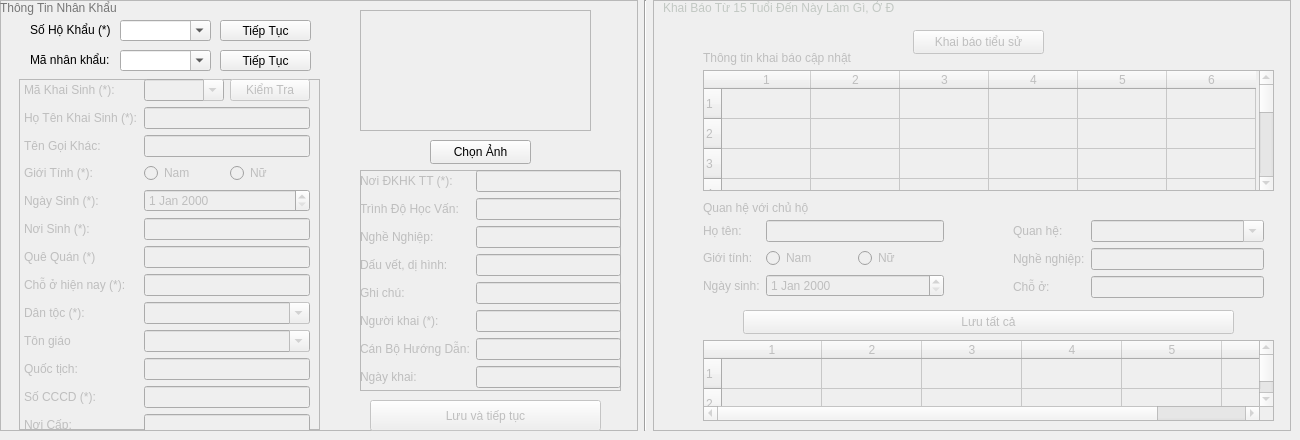
         <widget class="QWidget" name="tab_8">
          <attribute name="title">
           <string>Khai Báo Nhân Khẩu</string>
          </attribute>
          <widget class="QWidget" name="verticalLayoutWidget_3">
           <property name="geometry">
            <rect>
             <x>0</x>
             <y>0</y>
             <width>1291</width>
             <height>431</height>
            </rect>
           </property>
           <layout class="QVBoxLayout" name="verticalLayout_2" stretch="9">
            <item>
             <layout class="QHBoxLayout" name="horizontalLayout_6">
              <item>
               <layout class="QVBoxLayout" name="verticalLayout_6">
                <item>
                 <widget class="QFrame" name="frame_3">
                  <property name="enabled">
                   <bool>true</bool>
                  </property>
                  <property name="frameShape">
                   <enum>QFrame::StyledPanel</enum>
                  </property>
                  <property name="frameShadow">
                   <enum>QFrame::Raised</enum>
                  </property>
                  <widget class="QLabel" name="label_24">
                   <property name="geometry">
                    <rect>
                     <x>0</x>
                     <y>0</y>
                     <width>121</width>
                     <height>16</height>
                    </rect>
                   </property>
                   <property name="text">
                    <string>&lt;html&gt;&lt;head/&gt;&lt;body&gt;&lt;p&gt;&lt;span style=&quot; color:#767676;&quot;&gt;Thông Tin Nhân Khẩu&lt;/span&gt;&lt;/p&gt;&lt;/body&gt;&lt;/html&gt;</string>
                   </property>
                  </widget>
                  <widget class="QComboBox" name="comboBox">
                   <property name="geometry">
                    <rect>
                     <x>120</x>
                     <y>20</y>
                     <width>91</width>
                     <height>21</height>
                    </rect>
                   </property>
                   <property name="editable">
                    <bool>true</bool>
                   </property>
                   <property name="currentText">
                    <string/>
                   </property>
                  </widget>
                  <widget class="QLabel" name="label_25">
                   <property name="geometry">
                    <rect>
                     <x>30</x>
                     <y>20</y>
                     <width>81</width>
                     <height>20</height>
                    </rect>
                   </property>
                   <property name="text">
                    <string>Số Hộ Khẩu (*):</string>
                   </property>
                  </widget>
                  <widget class="QPushButton" name="pushButton_15">
                   <property name="geometry">
                    <rect>
                     <x>220</x>
                     <y>20</y>
                     <width>91</width>
                     <height>21</height>
                    </rect>
                   </property>
                   <property name="text">
                    <string>Tiếp Tục</string>
                   </property>
                  </widget>
                  <widget class="QFrame" name="frame_4">
                   <property name="geometry">
                    <rect>
                     <x>360</x>
                     <y>10</y>
                     <width>231</width>
                     <height>121</height>
                    </rect>
                   </property>
                   <property name="frameShape">
                    <enum>QFrame::StyledPanel</enum>
                   </property>
                   <property name="frameShadow">
                    <enum>QFrame::Raised</enum>
                   </property>
                   <widget class="QLabel" name="label_26">
                    <property name="geometry">
                     <rect>
                      <x>0</x>
                      <y>0</y>
                      <width>231</width>
                      <height>121</height>
                     </rect>
                    </property>
                    <property name="styleSheet">
                     <string notr="true">QLabel {
	border-image: url(C:/Users/Admin/Documents/cnpm/people.png);
	color: white;
}</string>
                    </property>
                    <property name="text">
                     <string/>
                    </property>
                   </widget>
                  </widget>
                  <widget class="QPushButton" name="pushButton_20">
                   <property name="geometry">
                    <rect>
                     <x>430</x>
                     <y>140</y>
                     <width>101</width>
                     <height>24</height>
                    </rect>
                   </property>
                   <property name="text">
                    <string>Chọn Ảnh</string>
                   </property>
                  </widget>
                  <widget class="QFrame" name="frame_11">
                   <property name="enabled">
                    <bool>false</bool>
                   </property>
                   <property name="geometry">
                    <rect>
                     <x>19</x>
                     <y>79</y>
                     <width>301</width>
                     <height>351</height>
                    </rect>
                   </property>
                   <property name="frameShape">
                    <enum>QFrame::StyledPanel</enum>
                   </property>
                   <property name="frameShadow">
                    <enum>QFrame::Raised</enum>
                   </property>
                   <widget class="QWidget" name="formLayoutWidget">
                    <property name="geometry">
                     <rect>
                      <x>0</x>
                      <y>0</y>
                      <width>301</width>
                      <height>364</height>
                     </rect>
                    </property>
                    <layout class="QFormLayout" name="formLayout_3">
                     <property name="leftMargin">
                      <number>5</number>
                     </property>
                     <property name="rightMargin">
                      <number>10</number>
                     </property>
                     <item row="0" column="0">
                      <widget class="QLabel" name="mKhaiSinhLabel">
                       <property name="text">
                        <string>Mã Khai Sinh (*):</string>
                       </property>
                      </widget>
                     </item>
                     <item row="1" column="0">
                      <widget class="QLabel" name="hTNKhaiSinhLabel">
                       <property name="text">
                        <string>Họ Tên Khai Sinh (*):</string>
                       </property>
                      </widget>
                     </item>
                     <item row="1" column="1">
                      <widget class="QLineEdit" name="hTNKhaiSinhLineEdit"/>
                     </item>
                     <item row="2" column="0">
                      <widget class="QLabel" name="tNGIKhCLabel">
                       <property name="text">
                        <string>Tên Gọi Khác:</string>
                       </property>
                      </widget>
                     </item>
                     <item row="2" column="1">
                      <widget class="QLineEdit" name="tNGIKhCLineEdit"/>
                     </item>
                     <item row="3" column="0">
                      <widget class="QLabel" name="giITNhLabel">
                       <property name="text">
                        <string>Giới Tính (*):</string>
                       </property>
                      </widget>
                     </item>
                     <item row="4" column="0">
                      <widget class="QLabel" name="ngYSinhLabel_2">
                       <property name="text">
                        <string>Ngày Sinh (*):</string>
                       </property>
                      </widget>
                     </item>
                     <item row="5" column="0">
                      <widget class="QLabel" name="nISinhLabel">
                       <property name="text">
                        <string>Nơi Sinh (*):</string>
                       </property>
                      </widget>
                     </item>
                     <item row="5" column="1">
                      <widget class="QLineEdit" name="nISinhLineEdit"/>
                     </item>
                     <item row="6" column="0">
                      <widget class="QLabel" name="quQuNLabel">
                       <property name="text">
                        <string>Quê Quán (*)</string>
                       </property>
                      </widget>
                     </item>
                     <item row="6" column="1">
                      <widget class="QLineEdit" name="quQuNLineEdit"/>
                     </item>
                     <item row="7" column="0">
                      <widget class="QLabel" name="chHiNNayLabel">
                       <property name="text">
                        <string>Chỗ ở hiện nay (*):</string>
                       </property>
                      </widget>
                     </item>
                     <item row="7" column="1">
                      <widget class="QLineEdit" name="chHiNNayLineEdit"/>
                     </item>
                     <item row="8" column="0">
                      <widget class="QLabel" name="dNTCLabel">
                       <property name="text">
                        <string>Dân tộc (*):</string>
                       </property>
                      </widget>
                     </item>
                     <item row="9" column="0">
                      <widget class="QLabel" name="tNGiOLabel">
                       <property name="text">
                        <string>Tôn giáo</string>
                       </property>
                      </widget>
                     </item>
                     <item row="11" column="0">
                      <widget class="QLabel" name="sCCCDLabel">
                       <property name="text">
                        <string>Số CCCD (*):</string>
                       </property>
                      </widget>
                     </item>
                     <item row="11" column="1">
                      <widget class="QLineEdit" name="sCCCDLineEdit"/>
                     </item>
                     <item row="12" column="0">
                      <widget class="QLabel" name="nICPLabel">
                       <property name="text">
                        <string>Nơi Cấp:</string>
                       </property>
                      </widget>
                     </item>
                     <item row="12" column="1">
                      <widget class="QLineEdit" name="nICPLineEdit"/>
                     </item>
                     <item row="3" column="1">
                      <layout class="QHBoxLayout" name="horizontalLayout_5">
                       <item>
                        <widget class="QRadioButton" name="radioButton_3">
                         <property name="text">
                          <string>Nam</string>
                         </property>
                        </widget>
                       </item>
                       <item>
                        <widget class="QRadioButton" name="radioButton_4">
                         <property name="text">
                          <string>Nữ</string>
                         </property>
                        </widget>
                       </item>
                      </layout>
                     </item>
                     <item row="4" column="1">
                      <widget class="QDateEdit" name="dateEdit_2"/>
                     </item>
                     <item row="8" column="1">
                      <widget class="QComboBox" name="comboBox_2">
                       <property name="editable">
                        <bool>true</bool>
                       </property>
                      </widget>
                     </item>
                     <item row="9" column="1">
                      <widget class="QComboBox" name="comboBox_3">
                       <property name="editable">
                        <bool>true</bool>
                       </property>
                      </widget>
                     </item>
                     <item row="0" column="1">
                      <layout class="QHBoxLayout" name="horizontalLayout_7">
                       <item>
                        <widget class="QComboBox" name="comboBox_9">
                         <property name="enabled">
                          <bool>false</bool>
                         </property>
                         <property name="editable">
                          <bool>true</bool>
                         </property>
                        </widget>
                       </item>
                       <item>
                        <widget class="QPushButton" name="pushButton_19">
                         <property name="enabled">
                          <bool>false</bool>
                         </property>
                         <property name="text">
                          <string>Kiểm Tra</string>
                         </property>
                        </widget>
                       </item>
                      </layout>
                     </item>
                     <item row="10" column="0">
                      <widget class="QLabel" name="quCTChLabel_2">
                       <property name="text">
                        <string>Quốc tịch:</string>
                       </property>
                      </widget>
                     </item>
                     <item row="10" column="1">
                      <widget class="QLineEdit" name="quCTChLineEdit_2"/>
                     </item>
                    </layout>
                   </widget>
                  </widget>
                  <widget class="QFrame" name="frame_12">
                   <property name="enabled">
                    <bool>false</bool>
                   </property>
                   <property name="geometry">
                    <rect>
                     <x>360</x>
                     <y>170</y>
                     <width>261</width>
                     <height>221</height>
                    </rect>
                   </property>
                   <property name="frameShape">
                    <enum>QFrame::StyledPanel</enum>
                   </property>
                   <property name="frameShadow">
                    <enum>QFrame::Raised</enum>
                   </property>
                   <widget class="QWidget" name="formLayoutWidget_5">
                    <property name="geometry">
                     <rect>
                      <x>0</x>
                      <y>0</y>
                      <width>271</width>
                      <height>220</height>
                     </rect>
                    </property>
                    <layout class="QFormLayout" name="formLayout_4">
                     <property name="rightMargin">
                      <number>10</number>
                     </property>
                     <item row="0" column="0">
                      <widget class="QLabel" name="nIKHKTTLabel">
                       <property name="text">
                        <string>Nơi ĐKHK TT (*):</string>
                       </property>
                      </widget>
                     </item>
                     <item row="0" column="1">
                      <widget class="QLineEdit" name="nIKHKTTLineEdit"/>
                     </item>
                     <item row="1" column="0">
                      <widget class="QLabel" name="trNhHCVNLabel">
                       <property name="text">
                        <string>Trình Độ Học Vấn:</string>
                       </property>
                      </widget>
                     </item>
                     <item row="1" column="1">
                      <widget class="QLineEdit" name="trNhHCVNLineEdit"/>
                     </item>
                     <item row="2" column="0">
                      <widget class="QLabel" name="nghNghiPLabel">
                       <property name="text">
                        <string>Nghề Nghiệp:</string>
                       </property>
                      </widget>
                     </item>
                     <item row="2" column="1">
                      <widget class="QLineEdit" name="nghNghiPLineEdit"/>
                     </item>
                     <item row="3" column="0">
                      <widget class="QLabel" name="dUVTDHNhLabel">
                       <property name="text">
                        <string>Dấu vết, dị hình:</string>
                       </property>
                      </widget>
                     </item>
                     <item row="3" column="1">
                      <widget class="QLineEdit" name="dUVTDHNhLineEdit"/>
                     </item>
                     <item row="4" column="0">
                      <widget class="QLabel" name="ghiChLabel">
                       <property name="text">
                        <string>Ghi chú:</string>
                       </property>
                      </widget>
                     </item>
                     <item row="4" column="1">
                      <widget class="QLineEdit" name="ghiChLineEdit"/>
                     </item>
                     <item row="5" column="0">
                      <widget class="QLabel" name="ngIKhaiLabel">
                       <property name="text">
                        <string>Người khai (*):</string>
                       </property>
                      </widget>
                     </item>
                     <item row="5" column="1">
                      <widget class="QLineEdit" name="ngIKhaiLineEdit"/>
                     </item>
                     <item row="6" column="0">
                      <widget class="QLabel" name="cNBHNgDNLabel">
                       <property name="text">
                        <string>Cán Bộ Hướng Dẫn:</string>
                       </property>
                      </widget>
                     </item>
                     <item row="6" column="1">
                      <widget class="QLineEdit" name="cNBHNgDNLineEdit"/>
                     </item>
                     <item row="7" column="0">
                      <widget class="QLabel" name="ngYKhaiLabel">
                       <property name="text">
                        <string>Ngày khai:</string>
                       </property>
                      </widget>
                     </item>
                     <item row="7" column="1">
                      <widget class="QLineEdit" name="ngYKhaiLineEdit"/>
                     </item>
                    </layout>
                   </widget>
                  </widget>
                  <widget class="QPushButton" name="pushButton_31">
                   <property name="enabled">
                    <bool>false</bool>
                   </property>
                   <property name="geometry">
                    <rect>
                     <x>370</x>
                     <y>400</y>
                     <width>231</width>
                     <height>31</height>
                    </rect>
                   </property>
                   <property name="text">
                    <string>Lưu và tiếp tục</string>
                   </property>
                  </widget>
                  <widget class="QLabel" name="label_84">
                   <property name="geometry">
                    <rect>
                     <x>30</x>
                     <y>50</y>
                     <width>81</width>
                     <height>20</height>
                    </rect>
                   </property>
                   <property name="text">
                    <string>Mã nhân khẩu:</string>
                   </property>
                  </widget>
                  <widget class="QComboBox" name="comboBox_7">
                   <property name="geometry">
                    <rect>
                     <x>120</x>
                     <y>50</y>
                     <width>91</width>
                     <height>21</height>
                    </rect>
                   </property>
                   <property name="editable">
                    <bool>true</bool>
                   </property>
                   <property name="currentText">
                    <string/>
                   </property>
                  </widget>
                  <widget class="QPushButton" name="pushButton_66">
                   <property name="geometry">
                    <rect>
                     <x>220</x>
                     <y>50</y>
                     <width>91</width>
                     <height>21</height>
                    </rect>
                   </property>
                   <property name="text">
                    <string>Tiếp Tục</string>
                   </property>
                  </widget>
                 </widget>
                </item>
               </layout>
              </item>
              <item>
               <widget class="Line" name="line">
                <property name="orientation">
                 <enum>Qt::Vertical</enum>
                </property>
               </widget>
              </item>
              <item>
               <layout class="QVBoxLayout" name="verticalLayout_7">
                <item>
                 <widget class="QFrame" name="frame_5">
                  <property name="enabled">
                   <bool>false</bool>
                  </property>
                  <property name="frameShape">
                   <enum>QFrame::StyledPanel</enum>
                  </property>
                  <property name="frameShadow">
                   <enum>QFrame::Raised</enum>
                  </property>
                  <widget class="QLabel" name="label_27">
                   <property name="geometry">
                    <rect>
                     <x>10</x>
                     <y>0</y>
                     <width>231</width>
                     <height>16</height>
                    </rect>
                   </property>
                   <property name="text">
                    <string>&lt;html&gt;&lt;head/&gt;&lt;body&gt;&lt;p&gt;&lt;span style=&quot; color:#c2c8c3;&quot;&gt;Khai Báo Từ 15 Tuổi Đến Này Làm Gì, Ở Đâu&lt;/span&gt;&lt;/p&gt;&lt;/body&gt;&lt;/html&gt;</string>
                   </property>
                  </widget>
                  <widget class="QWidget" name="formLayoutWidget_8">
                   <property name="geometry">
                    <rect>
                     <x>50</x>
                     <y>220</y>
                     <width>241</width>
                     <height>84</height>
                    </rect>
                   </property>
                   <layout class="QFormLayout" name="formLayout_10">
                    <item row="0" column="0">
                     <widget class="QLabel" name="hTNLabel_2">
                      <property name="text">
                       <string>Họ tên:</string>
                      </property>
                     </widget>
                    </item>
                    <item row="0" column="1">
                     <widget class="QLineEdit" name="hTNLineEdit_2"/>
                    </item>
                    <item row="1" column="0">
                     <widget class="QLabel" name="giITNhLabel_2">
                      <property name="text">
                       <string>Giới tính:</string>
                      </property>
                     </widget>
                    </item>
                    <item row="2" column="0">
                     <widget class="QLabel" name="ngYSinhLabel_3">
                      <property name="text">
                       <string>Ngày sinh:</string>
                      </property>
                     </widget>
                    </item>
                    <item row="1" column="1">
                     <layout class="QHBoxLayout" name="horizontalLayout_12">
                      <item>
                       <widget class="QRadioButton" name="radioButton_5">
                        <property name="text">
                         <string>Nam</string>
                        </property>
                       </widget>
                      </item>
                      <item>
                       <widget class="QRadioButton" name="radioButton_6">
                        <property name="text">
                         <string>Nữ</string>
                        </property>
                       </widget>
                      </item>
                     </layout>
                    </item>
                    <item row="2" column="1">
                     <widget class="QDateEdit" name="dateEdit_5"/>
                    </item>
                   </layout>
                  </widget>
                  <widget class="QWidget" name="formLayoutWidget_9">
                   <property name="geometry">
                    <rect>
                     <x>360</x>
                     <y>220</y>
                     <width>251</width>
                     <height>80</height>
                    </rect>
                   </property>
                   <layout class="QFormLayout" name="formLayout_11">
                    <item row="0" column="0">
                     <widget class="QLabel" name="quanHLabel">
                      <property name="text">
                       <string>Quan hệ:</string>
                      </property>
                     </widget>
                    </item>
                    <item row="1" column="0">
                     <widget class="QLabel" name="nghNghiPLabel_3">
                      <property name="text">
                       <string>Nghề nghiệp:</string>
                      </property>
                     </widget>
                    </item>
                    <item row="1" column="1">
                     <widget class="QLineEdit" name="nghNghiPLineEdit_3"/>
                    </item>
                    <item row="2" column="0">
                     <widget class="QLabel" name="chLabel_2">
                      <property name="text">
                       <string>Chỗ ở:</string>
                      </property>
                     </widget>
                    </item>
                    <item row="2" column="1">
                     <widget class="QLineEdit" name="chLineEdit_2"/>
                    </item>
                    <item row="0" column="1">
                     <widget class="QComboBox" name="comboBox_4">
                      <property name="enabled">
                       <bool>false</bool>
                      </property>
                      <property name="editable">
                       <bool>true</bool>
                      </property>
                     </widget>
                    </item>
                   </layout>
                  </widget>
                  <widget class="QPushButton" name="pushButton_22">
                   <property name="geometry">
                    <rect>
                     <x>90</x>
                     <y>310</y>
                     <width>491</width>
                     <height>24</height>
                    </rect>
                   </property>
                   <property name="text">
                    <string>Lưu tất cả</string>
                   </property>
                  </widget>
                  <widget class="QTableWidget" name="tableWidget_3">
                   <property name="enabled">
                    <bool>false</bool>
                   </property>
                   <property name="geometry">
                    <rect>
                     <x>50</x>
                     <y>340</y>
                     <width>571</width>
                     <height>81</height>
                    </rect>
                   </property>
                   <property name="rowCount">
                    <number>10</number>
                   </property>
                   <property name="columnCount">
                    <number>6</number>
                   </property>
                   <attribute name="horizontalHeaderVisible">
                    <bool>true</bool>
                   </attribute>
                   <row/>
                   <row/>
                   <row/>
                   <row/>
                   <row/>
                   <row/>
                   <row/>
                   <row/>
                   <row/>
                   <row/>
                   <column/>
                   <column/>
                   <column/>
                   <column/>
                   <column/>
                   <column/>
                  </widget>
                  <widget class="QTableWidget" name="tableWidget_18">
                   <property name="enabled">
                    <bool>false</bool>
                   </property>
                   <property name="geometry">
                    <rect>
                     <x>50</x>
                     <y>70</y>
                     <width>571</width>
                     <height>121</height>
                    </rect>
                   </property>
                   <property name="rowCount">
                    <number>10</number>
                   </property>
                   <property name="columnCount">
                    <number>6</number>
                   </property>
                   <attribute name="horizontalHeaderVisible">
                    <bool>true</bool>
                   </attribute>
                   <attribute name="horizontalHeaderDefaultSectionSize">
                    <number>89</number>
                   </attribute>
                   <row/>
                   <row/>
                   <row/>
                   <row/>
                   <row/>
                   <row/>
                   <row/>
                   <row/>
                   <row/>
                   <row/>
                   <column/>
                   <column/>
                   <column/>
                   <column/>
                   <column/>
                   <column/>
                  </widget>
                  <widget class="QPushButton" name="pushButton_21">
                   <property name="geometry">
                    <rect>
                     <x>260</x>
                     <y>30</y>
                     <width>131</width>
                     <height>24</height>
                    </rect>
                   </property>
                   <property name="text">
                    <string>Khai báo tiểu sử</string>
                   </property>
                  </widget>
                  <widget class="QLabel" name="label_68">
                   <property name="geometry">
                    <rect>
                     <x>50</x>
                     <y>50</y>
                     <width>151</width>
                     <height>16</height>
                    </rect>
                   </property>
                   <property name="text">
                    <string>Thông tin khai báo cập nhật</string>
                   </property>
                  </widget>
                  <widget class="QLabel" name="label_71">
                   <property name="geometry">
                    <rect>
                     <x>50</x>
                     <y>200</y>
                     <width>111</width>
                     <height>16</height>
                    </rect>
                   </property>
                   <property name="text">
                    <string>Quan hệ với chủ hộ</string>
                   </property>
                  </widget>
                 </widget>
                </item>
               </layout>
              </item>
             </layout>
            </item>
           </layout>
          </widget>
         </widget>
